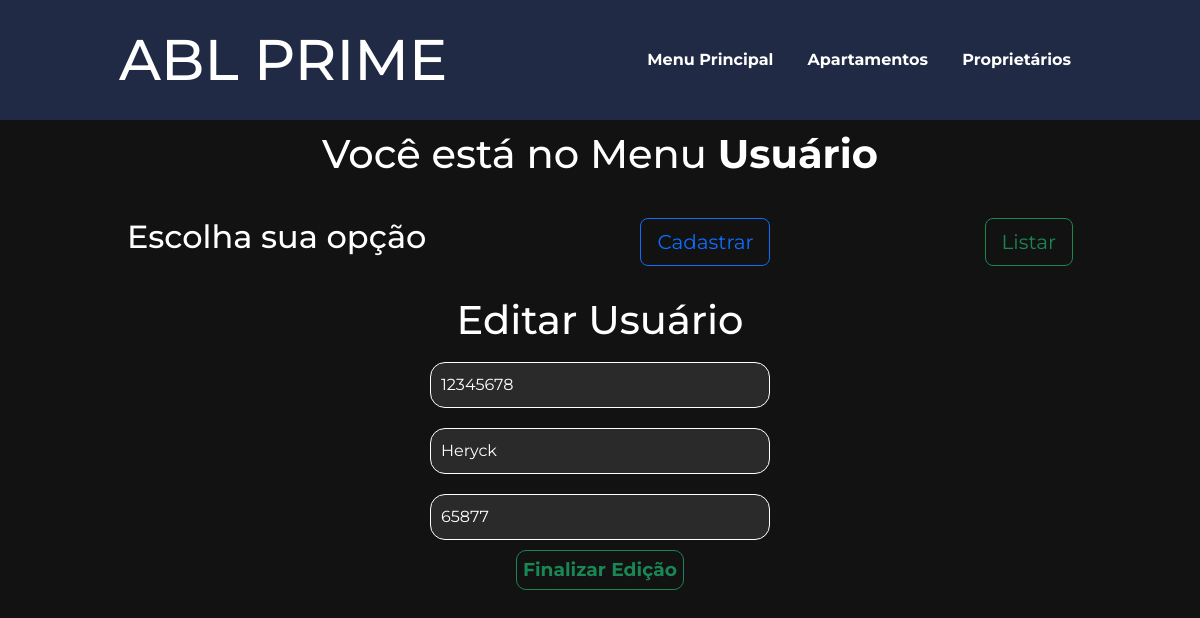
/usuario.php?page=editar&CPF=12345678, run on the app's committed database.
### tables this page shows
CREATE TABLE `usuario` (
  `CPF` int(11) NOT NULL,
  `nome` varchar(45) NOT NULL,
  `tel1` int(11) NOT NULL
);

### operacoes-usuario/editar.php (the view, shortened to what this page needs)
<!doctype html>
<html lang="en">
<head>
  <link rel="stylesheet" href="style.css">
</head>
<body>
  <?php
  $res = mysqli_query($mysqli, "SELECT * FROM usuario WHERE CPF=" . $_REQUEST["CPF"]);
  $dados = $res->fetch_object();
  ?>
  <div class="dados">
    <form action="?page=salvar" method="POST">
      <h1>Editar Usuário</h1>
      <input type="number" name="CPF" value="<?php print $dados->CPF; ?>" placeholder="Digite seu CPF sem . e -">
      <input type="text" value="<?php print $dados->nome; ?>" name="nome" placeholder="Nome">
      <input type="tel" value="<?php print $dados->tel1; ?>" name="tel1" placeholder="Telefone 1">
      <button onclick="valida(1)" class="btnform" type="submit ">Finalizar Edição</button>
    </form>
  </div>
</body>
</html>

### style.css (style rules this page uses)
* { font-family: 'Montserrat', sans-serif; }
html, body, form { margin: 0; padding: 0; box-sizing: border-box; color: white; background-color: #121212; }
button { font-weight: bold; }
.dados { display: flex; flex-flow: column nowrap; width: 30vw; margin: 0 auto; text-align: center; }
input { margin: 10px; padding: 10px; color: white; background-color: #2a2a2a; border: 0.3px solid white; border-radius: 15px; }
form { display: flex; flex-flow: column nowrap; }
.btnform { margin: 0 auto; width: auto; height: 40px; background-color: #121212; border-radius: 10px; border: 0.5px solid #198754; color: #198754; font-size: 14pt; }

### data on the page
usuario: CPF "12345678", nome "Heryck", tel1 "65877"
